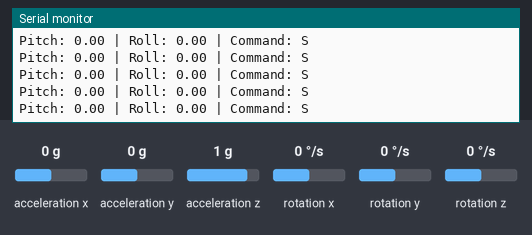
Bench run of a sketch on a simulated ESP8266 (NodeMCU). On the bench: the last lines printed to the serial monitor. Inputs (shaded band) come from the test bench; at power-on: acceleration x 0 g, acceleration y 0 g, acceleration z 1 g, rotation x 0 °/s, rotation y 0 °/s, rotation z 0 °/s.

Above: at 1.2 s.
1.3 s: acceleration x set to -1.4 g
At 1.31 s:
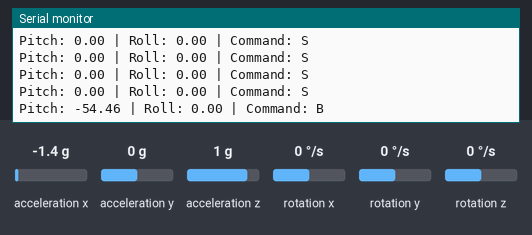
3.2 s: acceleration x set to 1.4 g
At 3.26 s:
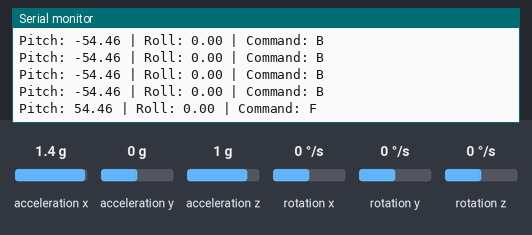
5.1 s: acceleration y set to -1.4 g
At 5.11 s:
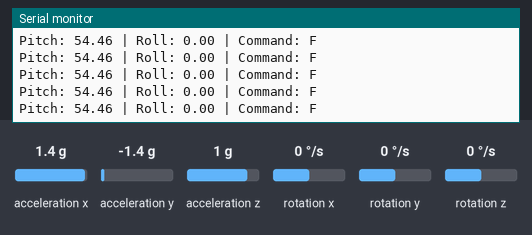
6.6 s: acceleration x set to -0.8 g
At 6.62 s:
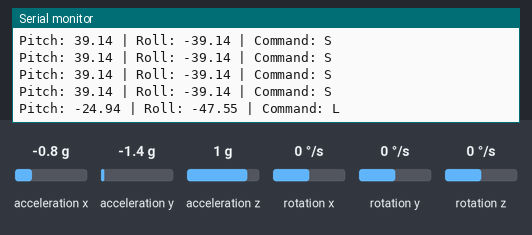
8.5 s: acceleration y set to 1.4 g
At 8.52 s:
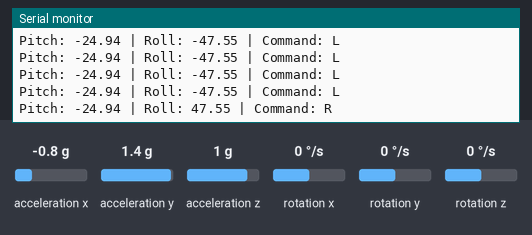

The sketch:

gesture_tx.ino
```cpp
#include <ESP8266WiFi.h>
#include <espnow.h>
#include <Wire.h>
#include <MPU6050.h>

MPU6050 mpu;

// Data packet structure
struct DataPacket {
  char command;
};
DataPacket packet;

// Receiver MAC Address (Robot ESP8266)
uint8_t carMAC[] = {0xDC, 0x4F, 0x22, 0x4D, 0x23, 0xC5};

void setup() {
  Serial.begin(115200);
  Wire.begin();

  mpu.initialize();
  if (mpu.testConnection())
    Serial.println("MPU6050 Connected");
  else
    Serial.println("MPU6050 Connection Failed");

  WiFi.mode(WIFI_STA);

  if (esp_now_init() != 0) {
    Serial.println("ESP-NOW Initialization Failed");
    return;
  }

  esp_now_set_self_role(ESP_NOW_ROLE_CONTROLLER);
  esp_now_add_peer(carMAC, ESP_NOW_ROLE_SLAVE, 1, NULL, 0);
}

void loop() {
  int16_t ax, ay, az, gx, gy, gz;
  mpu.getMotion6(&ax, &ay, &az, &gx, &gy, &gz);

  float pitch = atan2(ax, sqrt(ay * ay + az * az)) * 180 / PI;
  float roll  = atan2(ay, sqrt(ax * ax + az * az)) * 180 / PI;

  char cmd = 'S';

  if (pitch > 45) cmd = 'F';
  else if (pitch < -45) cmd = 'B';
  else if (roll > 45) cmd = 'R';
  else if (roll < -45) cmd = 'L';

  packet.command = cmd;
  esp_now_send(carMAC, (uint8_t *)&packet, sizeof(packet));

  Serial.print("Pitch: "); Serial.print(pitch);
  Serial.print(" | Roll: "); Serial.print(roll);
  Serial.print(" | Command: "); Serial.println(cmd);

  delay(50);
}
```

Measured:
- after the input at 1.3 s, the serial monitor: prints a new line at once (image 1)
- after the input at 3.2 s, the serial monitor: prints a new line after 0.05 s (image 2)
- after the input at 6.6 s, the serial monitor: prints a new line at once (image 4)
- after the input at 8.5 s, the serial monitor: prints a new line at once (image 5)
